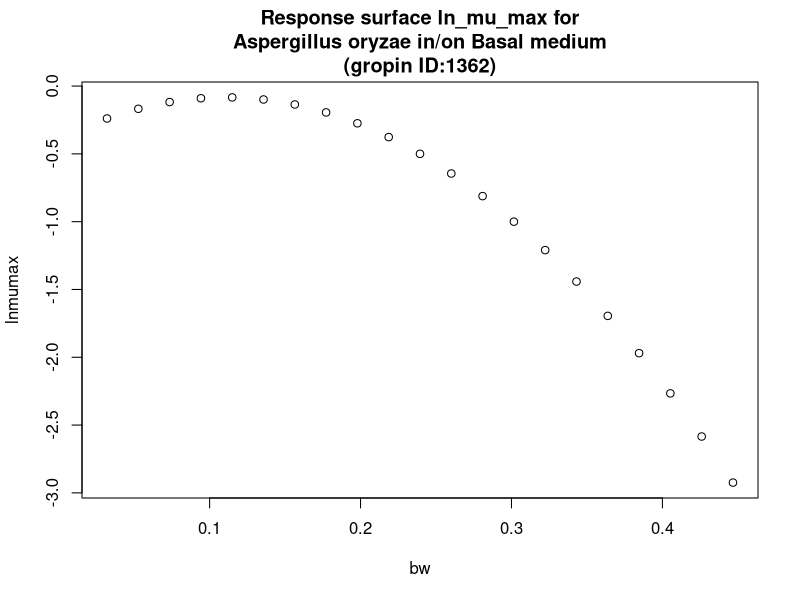

This chart was generated by the following R code:
#############################
# start of Parameter script
#############################
bw <- seq(0.032032,0.446753246753247,length.out=21)
#############################
# end of Parameter script
#############################
############################# 
# start of Model script Gropin ID 1362 
#############################
 
# constant coefficients for this model
 
variables <- data.frame(bw)
argumentsPar <- unique.data.frame(expand.grid(variables))
 
# heart of the model
response_surface <- function(bw) {
   mumax <-(-0.3915+5.571*bw-25.16*bw^2)

	return(mumax=mumax)
} 

# output parameters
responseSurface <- cbind(argumentsPar,response_surface(argumentsPar['bw']))
colnames(responseSurface) <- c(colnames(argumentsPar),'lnmumax')
#############################
# End of Model script
#############################
############################# 
# start of Visualisation script Gropin ID 1362 
#############################
titleText <-'Response surface ln_mu_max for
Aspergillus oryzae in/on Basal medium
(gropin ID:1362)'
plot(bw,responseSurface$'lnmumax',xlab='bw',
                          ylab='lnmumax',main=titleText)
#############################
# End of Visualisation script
#############################
